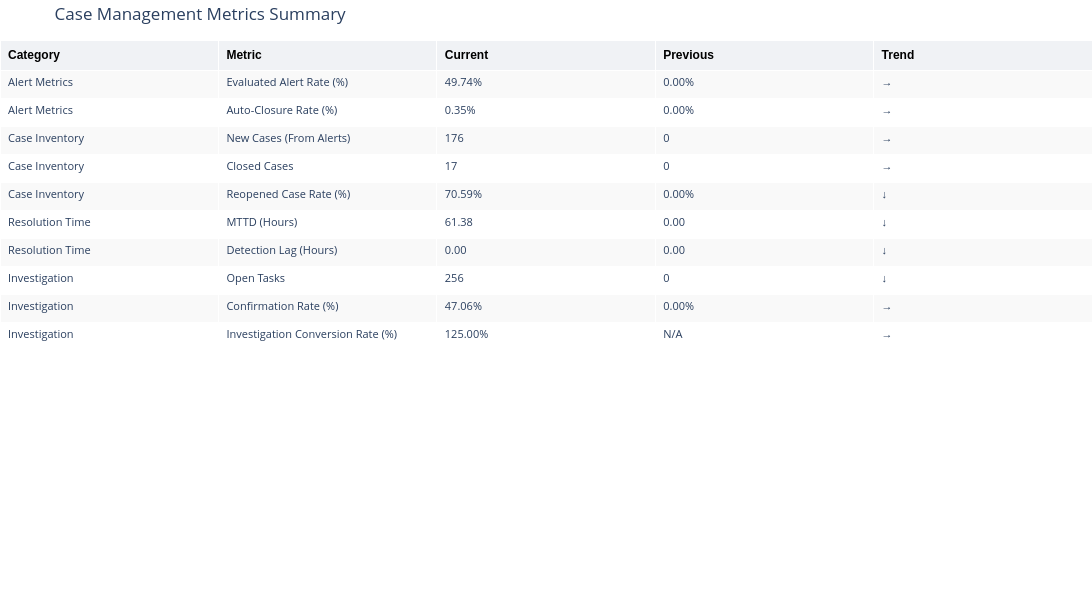

Source (notebook cell):
### Markdown cell above
## 10. Summary Dashboard Table

### Code cell
def create_summary_dataframe(alert_metrics, case_inventory, resolution_metrics, investigation_metrics):
    """Create comprehensive summary dataframe with all metrics and trends"""
    
    summary_data = []
    
    # Alert Metrics
    summary_data.append({
        "Category": "Alert Metrics",
        "Metric": "Evaluated Alert Rate (%)",
        "Current": f"{alert_metrics['evaluated_alert_rate_current']:.2f}%",
        "Previous": f"{alert_metrics['evaluated_alert_rate_prev']:.2f}%",
        "Trend": get_trend_indicator(alert_metrics['evaluated_alert_rate_current'], 
                                      alert_metrics['evaluated_alert_rate_prev'])[0]
    })
    
    summary_data.append({
        "Category": "Alert Metrics",
        "Metric": "Auto-Closure Rate (%)",
        "Current": f"{alert_metrics['auto_closure_rate_current']:.2f}%",
        "Previous": f"{alert_metrics['auto_closure_rate_prev']:.2f}%",
        "Trend": get_trend_indicator(alert_metrics['auto_closure_rate_current'], 
                                      alert_metrics['auto_closure_rate_prev'])[0]
    })
    
    # Case Inventory
    summary_data.append({
        "Category": "Case Inventory",
        "Metric": "New Cases (From Alerts)",
        "Current": f"{int(case_inventory['cases_from_alerts_current'])}",
        "Previous": f"{int(case_inventory['cases_from_alerts_prev'])}",
        "Trend": get_trend_indicator(case_inventory['cases_from_alerts_current'], 
                                      case_inventory['cases_from_alerts_prev'])[0]
    })
    
    summary_data.append({
        "Category": "Case Inventory",
        "Metric": "Closed Cases",
        "Current": f"{int(case_inventory['closed_cases_current'])}",
        "Previous": f"{int(case_inventory['closed_cases_prev'])}",
        "Trend": get_trend_indicator(case_inventory['closed_cases_current'], 
                                      case_inventory['closed_cases_prev'])[0]
    })
    
    summary_data.append({
        "Category": "Case Inventory",
        "Metric": "Reopened Case Rate (%)",
        "Current": f"{case_inventory['reopened_rate_current']:.2f}%",
        "Previous": f"{case_inventory['reopened_rate_prev']:.2f}%",
        "Trend": get_trend_indicator(case_inventory['reopened_rate_prev'], 
                                      case_inventory['reopened_rate_current'])[0]  # Inverted
    })
    
    # Resolution Time
    summary_data.append({
        "Category": "Resolution Time",
        "Metric": "MTTD (Hours)",
        "Current": f"{resolution_metrics['mttd_hours_current']:.2f}",
        "Previous": f"{resolution_metrics['mttd_hours_prev']:.2f}",
        "Trend": get_trend_indicator(resolution_metrics['mttd_hours_prev'], 
                                      resolution_metrics['mttd_hours_current'])[0]  # Inverted
    })
    
    summary_data.append({
        "Category": "Resolution Time",
        "Metric": "Detection Lag (Hours)",
        "Current": f"{resolution_metrics['detection_lag_hours_current']:.2f}",
        "Previous": f"{resolution_metrics['detection_lag_hours_prev']:.2f}",
        "Trend": get_trend_indicator(resolution_metrics['detection_lag_hours_prev'], 
                                      resolution_metrics['detection_lag_hours_current'])[0]  # Inverted
    })
    
    # Investigation Metrics
    summary_data.append({
        "Category": "Investigation",
        "Metric": "Open Tasks",
        "Current": f"{int(investigation_metrics['open_tasks_current'])}",
        "Previous": f"{int(investigation_metrics['open_tasks_prev'])}",
        "Trend": get_trend_indicator(investigation_metrics['open_tasks_prev'], 
                                      investigation_metrics['open_tasks_current'])[0]  # Inverted
    })
    
    summary_data.append({
        "Category": "Investigation",
        "Metric": "Confirmation Rate (%)",
        "Current": f"{investigation_metrics['confirmation_rate_current']:.2f}%",
        "Previous": f"{investigation_metrics['confirmation_rate_prev']:.2f}%",
        "Trend": get_trend_indicator(investigation_metrics['confirmation_rate_current'], 
                                      investigation_metrics['confirmation_rate_prev'])[0]
    })
    
    summary_data.append({
        "Category": "Investigation",
        "Metric": "Investigation Conversion Rate (%)",
        "Current": f"{investigation_metrics['investigation_conversion_rate_current']:.2f}%",
        "Previous": "N/A",
        "Trend": "→"
    })
    
    return pd.DataFrame(summary_data)

# Create summary dataframe
summary_df = create_summary_dataframe(alert_metrics, case_inventory, resolution_metrics, investigation_metrics)

# Create interactive table visualization
fig_table = go.Figure(data=[go.Table(
    header=dict(
        values=["<b>Category</b>", "<b>Metric</b>", "<b>Current</b>", "<b>Previous</b>", "<b>Trend</b>"],
        fill_color="#f0f2f5",
        align="left",
        font=dict(color="black", size=12, family="Arial"),
        height=30
    ),
    cells=dict(
        values=[summary_df['Category'], summary_df['Metric'], summary_df['Current'], 
                summary_df['Previous'], summary_df['Trend']],
        fill_color=[["#f9f9f9", "#ffffff"] * 5],
        align="left",
        font=dict(size=11),
        height=28
    )
)])

fig_table.update_layout(
    title="Case Management Metrics Summary",
    height=600,
    width=1200,
    margin=dict(l=0, r=0, t=40, b=0)
)

fig_table.show()

print("\n✓ Summary table generated")
print("="*80)

### Figure 1 — Plotly figure (JSON) as saved in the notebook; plotly's stock layout.template omitted (floating-point values rounded to 4 significant figures)
{"data": [{"cells": {"align": "left", "fill": {"color": [["#f9f9f9", "#ffffff", "#f9f9f9", "#ffffff", "#f9f9f9", "#ffffff", "#f9f9f9", "#ffffff", "#f9f9f9", "#ffffff"]]}, "font": {"size": 11}, "height": 28, "values": [["Alert Metrics", "Alert Metrics", "Case Inventory", "Case Inventory", "Case Inventory", "Resolution Time", "Resolution Time", "Investigation", "Investigation", "Investigation"], ["Evaluated Alert Rate (%)", "Auto-Closure Rate (%)", "New Cases (From Alerts)", "Closed Cases", "Reopened Case Rate (%)", "MTTD (Hours)", "Detection Lag (Hours)", "Open Tasks", "Confirmation Rate (%)", "Investigation Conversion Rate (%)"], ["49.74%", "0.35%", "176", "17", "70.59%", "61.38", "0.00", "256", "47.06%", "125.00%"], ["0.00%", "0.00%", "0", "0", "0.00%", "0.00", "0.00", "0", "0.00%", "N/A"], ["→", "→", "→", "→", "↓", "↓", "↓", "↓", "→", "→"]]}, "header": {"align": "left", "fill": {"color": "#f0f2f5"}, "font": {"color": "black", "family": "Arial", "size": 12}, "height": 30, "values": ["<b>Category</b>", "<b>Metric</b>", "<b>Current</b>", "<b>Previous</b>", "<b>Trend</b>"]}, "type": "table"}], "layout": {"height": 600, "margin": {"b": 0, "l": 0, "r": 0, "t": 40}, "title": {"text": "Case Management Metrics Summary"}, "width": 1200}}
